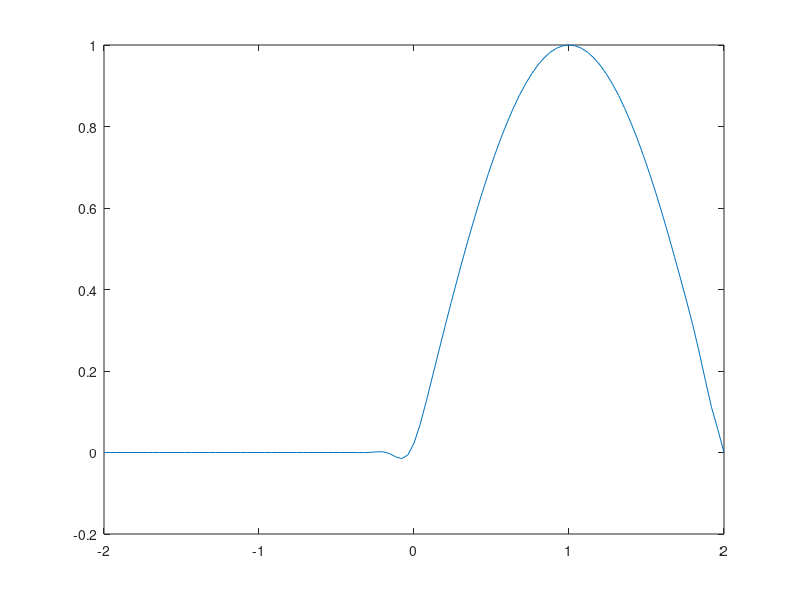

Source code (MATLAB):
% Lax-Wendroff
function LW()
clc
close all
clear all
c = 1;
nx = 101;
nt = 30;
ax = -2;
bx = 2;
at = 0;
bt = 1;
x = linspace (ax, bx, nx);
t = linspace (at, bt, nt);
dt = (bt-at)/(nt-1);

m = c*((bt-at)*(nx-1))/((bx-ax)*(nt-1));


unot = zeros (1, nx);
k = find (x<=-1);
unot(k) = 0;
k = find (x > -1 & x<=1);
unot (k) = cos(pi * x(k) /2);
k = find (x>1);
unot(k) = 0;
plot (x, unot)
pause(1)
%hold all

v = zeros (nt , nx);
v(1,:) = unot;

% Boundary Conditions:

%v(:, 1) = 1;

for n = 2:nt
	for i = 2:nx-1
	v(n,i)= (1 - m*m)*v(n-1,i) + (m/2 + m*m/2)* v(n-1, i-1) + (-m/2 + m*m/2) * v(n-1, i+1);
	end 

end

for j = 2:nt
plot (x, v(j,:))
pause(0.1)
%hold all
end


